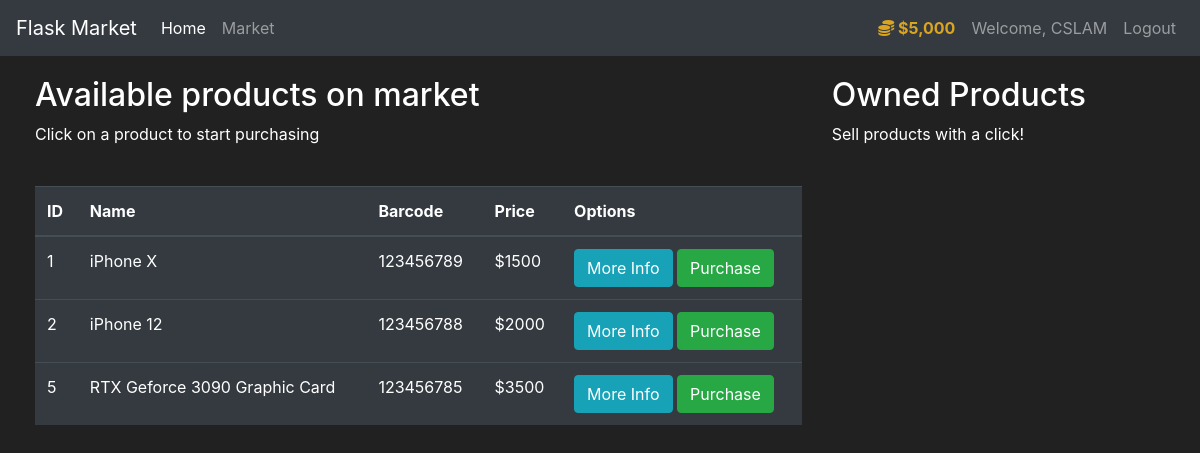
Page /market (signed in) on the committed database.
### market/models.py (models this page shows, shortened)
class User(db.Model, UserMixin):
    id = db.Column(db.Integer(), primary_key=True)
    username = db.Column(db.String(length=30), nullable=False, unique=True)
    email_address = db.Column(db.String(length=50), nullable=False, unique=True)
    password_hash = db.Column(db.String(length=60), nullable=False) #Use 60 because the hash libraries used w Flask all give 60
    budget = db.Column(db.Integer(), nullable=False, default=5000)
    items = db.relationship('Item', backref='owned_user', lazy=True)
    @property #Just an additional attribute that is going to be accessible for each instance
    def password(self):
        return self.password
    @property
    def prettier_budget(self):
        if len(str(self.budget)) >= 4:
            return f"${str(self.budget)[:-3]},{str(self.budget)[-3:]}"
        else:
            return f"{self.budget}$"

class Item(db.Model): #creating model for items via class
    id = db.Column(db.Integer(), primary_key=True) #setting id as the primary key
    name = db.Column(db.String(length=30), nullable=False, unique=True) #length is max length
    price = db.Column(db.Integer(), nullable=False,)
    barcode = db.Column(db.String(length=12), nullable=False, unique=True)
    description = db.Column(db.String(length=1000), nullable=False, unique=True)
    owner = db.Column(db.Integer(), db.ForeignKey('user.id'))
    """
    To add r/s, in terminal Python
    Create item and user.
    Then, filter for item
    item1 = Item.query.filter_by(...).first() Use first() because it returns an object and you want the 1st item
    item1.owner = User.query.filter_by(username=...).first().id reason you use id is because you set foreign key as user.id
    db.session.add(item1)
    db.commit()

    After this, you can check the reference as such
    i = Item.query.filter_by(name=...same name).first()
    i.owned_user will show the reference of which user
    i.owner will show if there is an owner (will show 1) or none
    """

### market/routes.py (the view, shortened to what this page needs)
@app.route('/market', methods=['GET','POST'])
@login_required
def market_page():
    purchase_form = PurchaseForm()
    sell_form = SellForm()
    """
    Note that validate_on_submit() will create the confirm form submission everytime you refresh
    because it expects a form. Not useful for this unlike login and register
    However, we have a request module to use now which helps us differentiate GET and POST request unlike
    this validate function
    Lesson: Assuming we use validate_on_submit()
    if purchase_form.validate_on_submit():
        #print(purchase_form.__dict__) Note this __dict__ magic func will open up the object for you to see
        #printing it shows that there is a submit object purchase_form['submit'] that outputs a html line
        #<input id="submit" name="submit" type="submit" value="Purchase">
        #We implement this in the modal to be able to find variables easier
        #We use flask's request module to help us faciliate getting of item
    """
    if request.method == "GET":
        items = Item.query.filter_by(owner=None)
        owned_items = Item.query.filter_by(owner=current_user.id)
        return render_template('market.html', items=items, purchase_form=purchase_form, owned_items=owned_items, sell_form=sell_form)

### market/models.py (called while the page is built)
@login_manager.user_loader
def load_user(user_id):
    return User.query.get(int(user_id))

### market/templates/market.html (shortened to what this page needs)
{% extends 'base.html' %}
{% block content %}
    <div class="row" style="margin-top:20px; margin-left:20px">
        <div class="col-8">
            <h2>Available products on market</h2>
            <p>Click on a product to start purchasing</p>
            <br>
            <table class="table table-hover table-dark">
                <thead>
                    <tr>
                        <th scope="col">ID</th>
                        <th scope="col">Name</th>
                        <th scope="col">Barcode</th>
                        <th scope="col">Price</th>
                        <th scope="col">Options</th>
                    </tr>
                </thead>
                <tbody>
                    {% for item in items  %}
                    <tr>
                        <td>{{ item.id }}</td>
                        <td>{{ item.name }}</td>
                        <td>{{ item.barcode }}</td>
                        <td>${{ item.price }}</td>
                        <td>
                            <button class="btn btn-outline btn-info" data-toggle="modal" data-target="#Modal-MoreInfo-{{ item.id }}">More Info</button>
                            <button class="btn btn-outline btn-success" data-toggle="modal" data-target="#Modal-PurchaseConfirmation-{{ item.id }}">Purchase</button>
                        </td>
                    </tr>
                    {% endfor %}
                </tbody>
            </table>
        </div>
        <div class="col-4">
            <h2>Owned Products</h2>
            <p>Sell products with a click!</p>
            <br>
        </div>
    </div>
    {% endblock %}

### market/templates/base.html (shortened to what this page needs)
<!doctype html>
<html lang="en">
   <head>
      <link rel="stylesheet" href="https://cdn.jsdelivr.net/npm/bootstrap@4.5.3/dist/css/bootstrap.min.css">
   </head>
   <body>
      <nav class="navbar navbar-expand-md navbar-dark bg-dark">
        <a class="navbar-brand" href="#">Flask Market</a>
        <div class="collapse navbar-collapse" id="navbarNav">
            <ul class="navbar-nav mr-auto">
                <li class="nav-item active">
                    <a class="nav-link" href="{{ url_for('home_page') }}">Home <span class="sr-only">(current)</span></a>
                </li>
                <li class="nav-item">
                    <a class="nav-link" href="{{ url_for('market_page') }}">Market</a>
                </li>
            </ul>
                {% if current_user.is_authenticated %}
                <ul class="navbar-nav">
                    <li class="nav-item">
                        <a class="nav-link" style="color:goldenrod; font-weight:bold">
                            <i class="fas fa-coins"></i>
                            {{ current_user.prettier_budget }}
                        </a>
                    </li>
                    <li class="nav-item">
                        <a class="nav-link">Welcome, {{ current_user.username }}</a>
                    </li>
                    <li class="nav-item">
                        <a class="nav-link" href="{{ url_for('logout_page') }}">Logout</a>
                    </li>
                </ul>
                {% endif %}
        </div>
      </nav>
      {%  block content %}{% endblock %}
   </body>
</html>

### market/templates/base.html (style rules this page uses)
body { background-color: #212121; color: white }

### rows in the picture
User: prettier_budget "$5,000", username "CSLAM"
Item: id "1", name "iPhone X", barcode "123456789", price "1500"
Item: id "2", name "iPhone 12", barcode "123456788", price "2000"
Item: id "5", name "RTX Geforce 3090 Graphic Card", barcode "123456785", price "3500"
